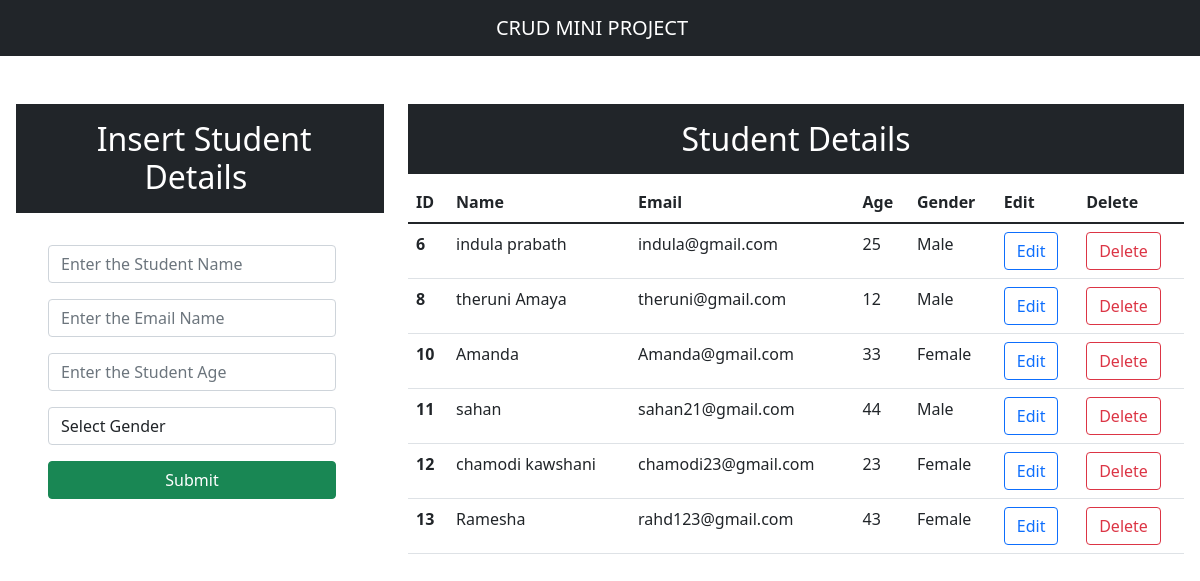
The page / on the database its author committed.
### app/models.py (models this page shows, shortened)
class Student(models.Model):
    id = models.AutoField(primary_key=True)
    name= models.CharField(max_length=25, blank=False, null=False)
    email= models.EmailField()
    age= models.IntegerField()
    gender= models.CharField(max_length=25,blank=False,null=False)

### app/views.py (the view)
# urls.py: path('',views.index,name="index"),
def index(request):
    data = Student.objects.all()
    context ={"data":data}
    return render(request, 'index.html',context)

### templates/index.html (shortened to what this page needs)
<!doctype html>
<html lang="en">
<head>
  <link href="https://cdn.jsdelivr.net/npm/bootstrap@5.1.3/dist/css/bootstrap.min.css" rel="stylesheet"
>
</head>
<body>
  <nav class="navbar navbar-dark bg-dark">
    <div class="container-fluid d-flex justify-content-center">
      <a class="navbar-brand" href="#">CRUD MINI PROJECT</a>
    </div>
  </nav>
  <div class="mt-5">
    <div class="row">
      <div class="col-md-4">
        <h2 class="text-white text-center p-3 bg-dark ms-3">&nbsp;Insert Student Details&nbsp;</h2> <br>
        <form action="/insert" method="post"> {% csrf_token %}
          <div class="form-group d-flex justify-content-center">
            <input type="text" class="form-control w-75" placeholder="Enter the Student Name" name="name" required>
          </div>
          <div class="form-group d-flex justify-content-center">
            <input type="email" class="form-control mt-3 w-75" placeholder="Enter the Email Name" name="email" required>
          </div>
          <div class="form-group d-flex justify-content-center">
            <input type="number" class="form-control mt-3 w-75" placeholder="Enter the Student Age" name="age" required>
          </div>
          <div class="form-group d-flex justify-content-center">
            <div class="w-75 mt-3">
              <select name="gender" id="inputState" class="form-control" required>
                <option value="Select_Gender" selected>Select Gender</option>
              </select>
            </div>
          </div>
          <div class="form-group d-flex justify-content-center">
            <div class="d-grid gap-2 w-75 mt-3 ">
              <button class="btn btn-success " type="submit">Submit</button>
            </div>
          </div>
        </form>
      </div>
      <div class="col-md-8">
        <h2 class="text-white text-center p-3 bg-dark me-3">Student Details</h2>
        <div class="me-3">
          <table class="table">
            <thead>
              <tr>
                <th scope="col">ID</th>
                <th scope="col">Name</th>
                <th scope="col">Email</th>
                <th scope="col">Age</th>
                <th scope="col">Gender</th>
                <th scope="col">Edit</th>
                <th scope="col">Delete</th>
              </tr>
            </thead>
            <tbody>
              {% for d in data %}
              <tr>
                <th scope="row">{{d.id}}</td>
                <td>{{d.name}}</td>
                <td>{{d.email}}</td>
                <td>{{d.age}}</td>
                <td>{{d.gender}}</td>
                <td><a type="button" href="/update/{{d.id}}" class="btn btn-outline-primary">Edit</a></td>
                <td><a type="button" href="/delete/{{d.id}}" class="btn btn-outline-danger">Delete</a></td>
              </tr>
              {% endfor %}
            </tbody>
          </table>
        </div>
      </div>
    </div>
  </div>
</body>
</html>

### rows shown on the page
Student: id "6", name "indula prabath", email "indula@gmail.com", age "25", gender "Male"
Student: id "8", name "theruni Amaya", email "theruni@gmail.com", age "12", gender "Male"
Student: id "10", name "Amanda", email "Amanda@gmail.com", age "33", gender "Female"
Student: id "11", name "sahan", email "sahan21@gmail.com", age "44", gender "Male"
Student: id "12", name "chamodi kawshani", email "chamodi23@gmail.com", age "23", gender "Female"
Student: id "13", name "Ramesha", email "rahd123@gmail.com", age "43", gender "Female"
